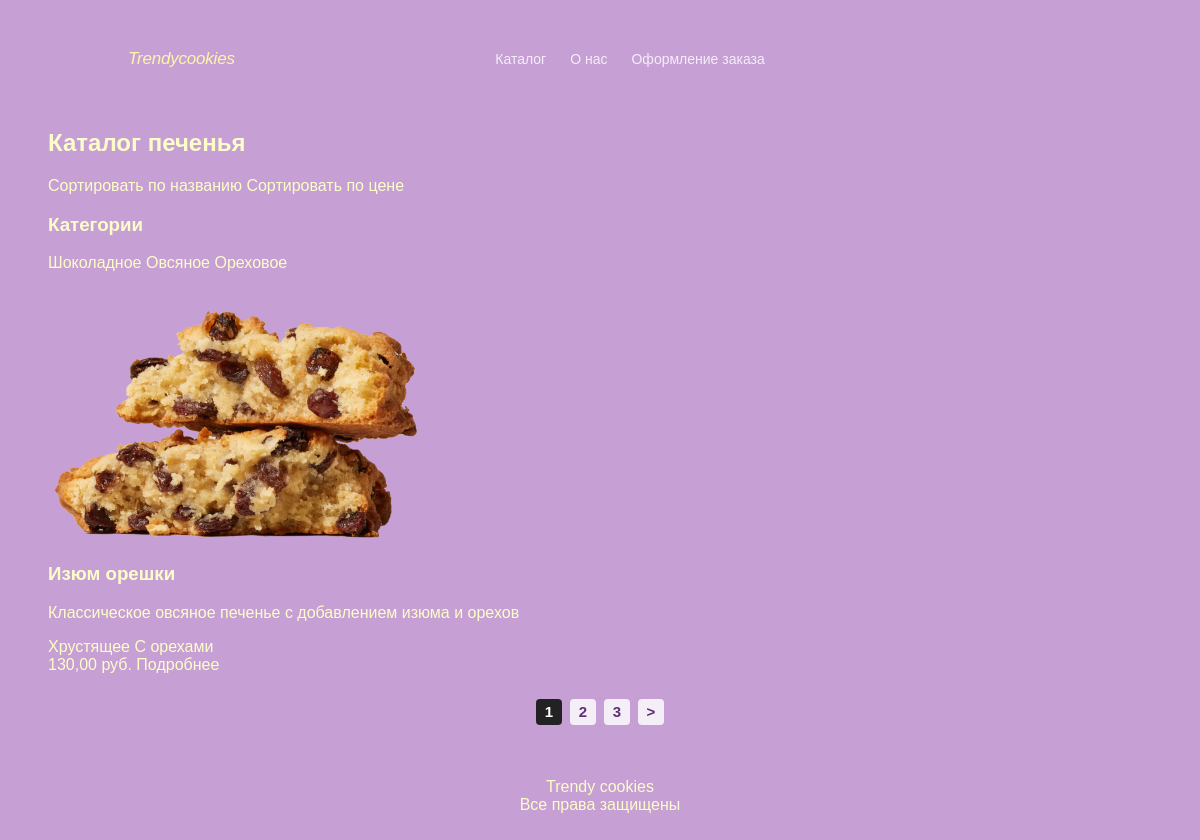
Page /catalog/ on the committed database.
### shop/models.py (models this page shows, shortened)
class Category(models.Model):
    name = models.CharField(max_length=100, db_index=True)
    slug = models.SlugField(max_length=255, unique=True, db_index=True)
    class Meta:
        verbose_name = 'Категория'
        verbose_name_plural = 'Категории'

class Cookie(models.Model):
    name = models.CharField(max_length=255)
    slug = models.SlugField(max_length=255, unique=True)
    description = models.TextField(blank=True)
    price = models.DecimalField(max_digits=8, decimal_places=2)
    time_create = models.DateTimeField(auto_now_add=True)
    time_update = models.DateTimeField(auto_now=True)
    status = models.IntegerField(default=1)
    category = models.ForeignKey(
        Category,
        on_delete=models.PROTECT,
        related_name='cookies',
        null=True,
        blank=True
    )
    tags = models.ManyToManyField(
        Tag,
        blank=True,
        related_name='cookies'
    )
    photo = models.ImageField(
        upload_to='photos/%Y/%m/%d/',
        blank=True,
        null=True,
        verbose_name='Фото'
    )
    class Meta:
        verbose_name = 'Печенье'
        verbose_name_plural = 'Печенье'

class Tag(models.Model):
    name = models.CharField(max_length=100, db_index=True)
    slug = models.SlugField(max_length=255, unique=True, db_index=True)
    def get_absolute_url(self):
        return reverse('tag', kwargs={'tag_slug': self.slug})
    class Meta:
        verbose_name = 'Тег'
        verbose_name_plural = 'Теги'

### shop/views.py (the view)
# urls.py: path('catalog/', views.CookieCatalog.as_view(), name='catalog'),
class CookieCatalog(DataMixin, ListView):
    model = Cookie
    template_name = 'shop/catalog.html'
    context_object_name = 'cookies'
    title_page = 'Каталог печенья'
    def get_queryset(self):
        sort = self.request.GET.get('sort')
        cookies = Cookie.objects.filter(status=1).select_related(
            'category'
        ).prefetch_related('tags')
        if sort == 'name':
            cookies = cookies.order_by('name')
        elif sort == 'price':
            cookies = cookies.order_by('price')
        else:
            cookies = cookies.order_by('-time_create')
        return cookies
    def get_context_data(self, **kwargs):
        context = super().get_context_data(**kwargs)
        context['cats'] = Category.objects.all()
        return self.get_mixin_context(context)

### shop/utils.py (called while the page is built)
    def get_mixin_context(self, context, **kwargs):
        if self.title_page:
            context['title'] = self.title_page
        context.update(kwargs)
        return context

### shop/templates/shop/catalog.html (shortened to what this page needs)
{% extends 'base.html' %}
{% load static %}
{% block content %}
  <section class="inner-page">
    <div class="container">
      <h1>Каталог печенья</h1>
      <div class="sort-links">
        <a href="{% url 'catalog' %}?sort=name">Сортировать по названию</a>
        <a href="{% url 'catalog' %}?sort=price">Сортировать по цене</a>
      </div>
      <div class="categories">
        <h3>Категории</h3>
        {% for cat in cats %}
          <a href="{% url 'category' cat.id %}">{{ cat.name }}</a>
        {% endfor %}
      </div>
      <div class="cards">
        {% for item in cookies %}
          <div class="card">
            {% if item.photo %}
              <img src="{{ item.photo.url }}" alt="{{ item.name }}" />
            {% else %}
              <img src="{% static 'shop/images/cookie1.png' %}" alt="{{ item.name }}" />
            {% endif %}
            <h3>{{ item.name }}</h3>
            <p>{{ item.description }}</p>
            <div class="card-tags">
              {% for tag in item.tags.all %}
                <a href="{{ tag.get_absolute_url }}">{{ tag.name }}</a>
              {% endfor %}
            </div>
            <div class="card-bottom">
              <span>{{ item.price }} руб.</span>
              <a href="{% url 'cookie_detail' item.slug %}">Подробнее</a>
            </div>
          </div>
        {% endfor %}
      </div>
      {% if page_obj.has_other_pages %}
        <nav class="pagination">
          {% for p in paginator.page_range %}
            {% if page_obj.number == p %}
              <span class="page-link page-current">{{ p }}</span>
            {% elif p >= page_obj.number|add:'-2' and p <= page_obj.number|add:'2' %}
              <a class="page-link" href="?page={{ p }}">{{ p }}</a>
            {% endif %}
          {% endfor %}
          {% if page_obj.has_next %}
            <a class="page-link" href="?page={{ page_obj.next_page_number }}">&gt;</a>
          {% endif %}
        </nav>
      {% endif %}
    </div>
  </section>
{% endblock %}

### shop/static/shop/css/style.css (style rules this page uses)
* { box-sizing: border-box; }
html { scroll-behavior: smooth; }
body { font-family: Arial, Helvetica, sans-serif; background: #c69fd5; color: #fdfdc9; position: relative; overflow-x: hidden; }
a { text-decoration: none; color: inherit; }
img { max-width: 100%; height: auto; display: block; }
.container { width: 1200px; max-width: calc(100% - 80px); margin: 0 auto; }
.pagination { display: flex; justify-content: center; align-items: center; gap: 12px; margin: 35px 0; }
.page-current { background: #6f3150; color: #ffffff; border-color: #6f3150; }
.pagination { display: flex; align-items: center; gap: 8px; margin-top: 25px; margin-bottom: 25px; }
.page-link { display: inline-flex; align-items: center; justify-content: center; min-width: 26px; height: 26px; padding: 0 8px; border-radius: 4px; background: #f4eef7; color: #5f2f74; text-decoration: none; font-weight: 700; font-size: 15px; }
.page-current { background: #222222; color: #ffffff; }

### rows in the picture
Category: name "Шоколадное"
Category: name "Овсяное"
Category: name "Ореховое"
Cookie: photo (picture), name "Изюм орешки", description "Классическое овсяное печенье с добавлением изюма и орехов", price "130,00"
Tag: name "Хрустящее"
Tag: name "С орехами"

### other values in the picture
{{ p }} "1"
{{ p }} "2" "3"
